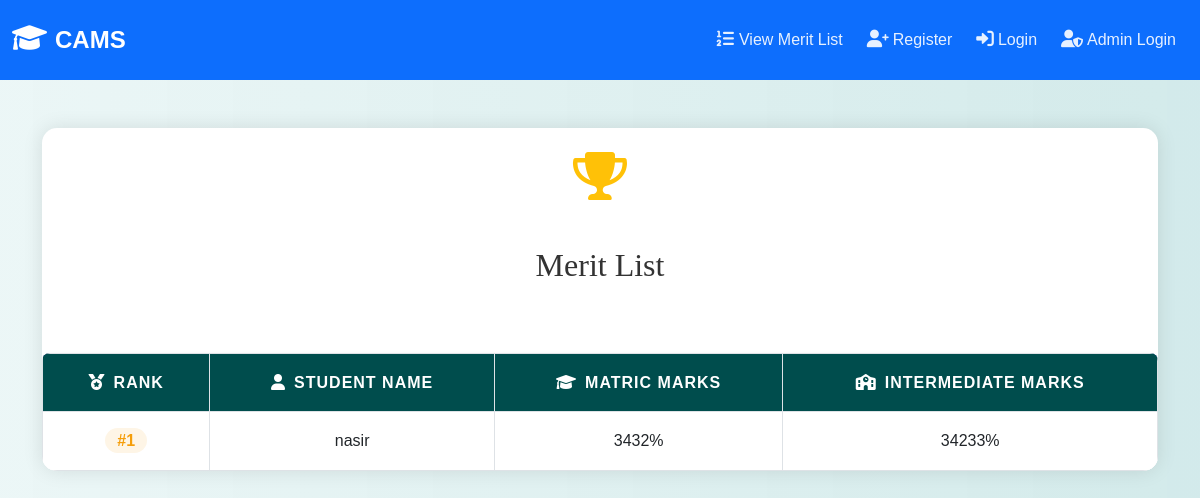
The page /merit_list.php on the database its author committed.
### tables this page shows
CREATE TABLE `merit_list` (
  `id` int(11) NOT NULL,
  `student_name` varchar(100) NOT NULL,
  `matric_marks` float NOT NULL,
  `inter_marks` float NOT NULL
);

### merit_list.php (the view, shortened to what this page needs)
<?php
include('config.php');
$sql = "SELECT * FROM merit_list ORDER BY matric_marks DESC, inter_marks DESC";
$result = mysqli_query($conn, $sql);
?>
<!DOCTYPE html>
<html>
<head>
    <link href="https://cdn.jsdelivr.net/npm/bootstrap@5.3.0/dist/css/bootstrap.min.css" rel="stylesheet">
    <link href="https://cdnjs.cloudflare.com/ajax/libs/font-awesome/6.0.0/css/all.min.css" rel="stylesheet">
    <link rel="stylesheet" href="./css/style.css">
</head>
<body class="bg-light">
<?php include('navbar.php'); ?>
<div class="container py-5">
    <div class="merit-card">
        <div class="p-4 text-center">
            <i class="fas fa-trophy fa-3x text-warning mb-3"></i>
            <h2 class="mb-4">Merit List</h2>
        </div>
        <div class="table-responsive">
            <table class="table table-hover align-middle mb-0">
                <thead class="table-header">
                    <tr>
                        <th class="px-4 py-3">
                            <i class="fas fa-medal me-2"></i>Rank
                        </th>
                        <th class="px-4 py-3">
                            <i class="fas fa-user me-2"></i>Student Name
                        </th>
                        <th class="px-4 py-3">
                            <i class="fas fa-graduation-cap me-2"></i>Matric Marks
                        </th>
                        <th class="px-4 py-3">
                            <i class="fas fa-school me-2"></i>Intermediate Marks
                        </th>
                    </tr>
                </thead>
                <tbody>
                    <?php
                    $rank = 1;
                    while ($row = mysqli_fetch_assoc($result)) {
                        $rankClass = $rank <= 3 ? 'top-rank' : '';
                        echo "<tr>";
                        echo "<td class='px-4 py-3'><span class='rank-badge {$rankClass}'>#" . $rank++ . "</span></td>";
                        echo "<td class='px-4 py-3'>" . $row["student_name"] . "</td>";
                        echo "<td class='px-4 py-3'>" . $row["matric_marks"] . "%</td>";
                        echo "<td class='px-4 py-3'>" . $row["inter_marks"] . "%</td>";
                        echo "</tr>";
                    }
                    ?>
                </tbody>
            </table>
        </div>
    </div>
</div>
</body>
</html>

### css/style.css (style rules this page uses)
body { background: linear-gradient(90deg, rgba(233, 246, 246, 0.831), rgba(207, 233, 233, 0.9)); font-family: 'Arial', sans-serif; color: #333; line-height: 1.6; }
h1, h2, h3, h4 { text-align: center; margin-top: 30px; margin-bottom: 30px; font-family: 'Georgia', serif; }
.container { margin-bottom: 40px; }
.table { width: 100%; border-collapse: collapse; margin-top: 20px; font-size: 16px; background-color: #ffffff; border-radius: 8px; overflow: hidden; box-shadow: 0 2px 4px rgba(0, 0, 0, 0.1); }
.table th, .table td { padding: 15px; border: 1px solid #dee2e6; text-align: center; }
.table thead th { background-color: #004d4d; color: white; font-weight: bold; text-transform: uppercase; letter-spacing: 1px; }
.table tbody tr:nth-child(odd) { background-color: #f8f9fa; }

### merit_list.php (style rules this page uses)
.merit-card { background: white; border-radius: 15px; box-shadow: 0 0 20px rgba(0,0,0,0.1); overflow: hidden; }
.table-header { background: linear-gradient(to right, #1a237e, #0d47a1); color: white; }
.rank-badge { background: rgba(26, 35, 126, 0.1); color: #1a237e; padding: 0.25rem 0.75rem; border-radius: 999px; font-weight: 600; }
.top-rank { background: rgba(245, 158, 11, 0.1); color: #f59e0b; }

### rows shown on the page
merit_list: student_name "nasir", matric_marks "3432", inter_marks "34233"
